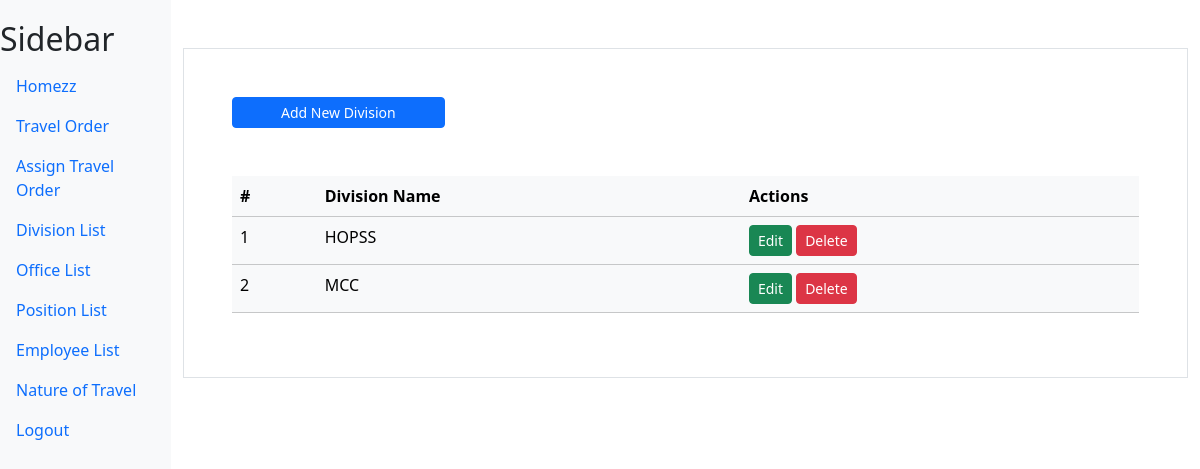
Page /division/ (signed in) on the earlier database version.
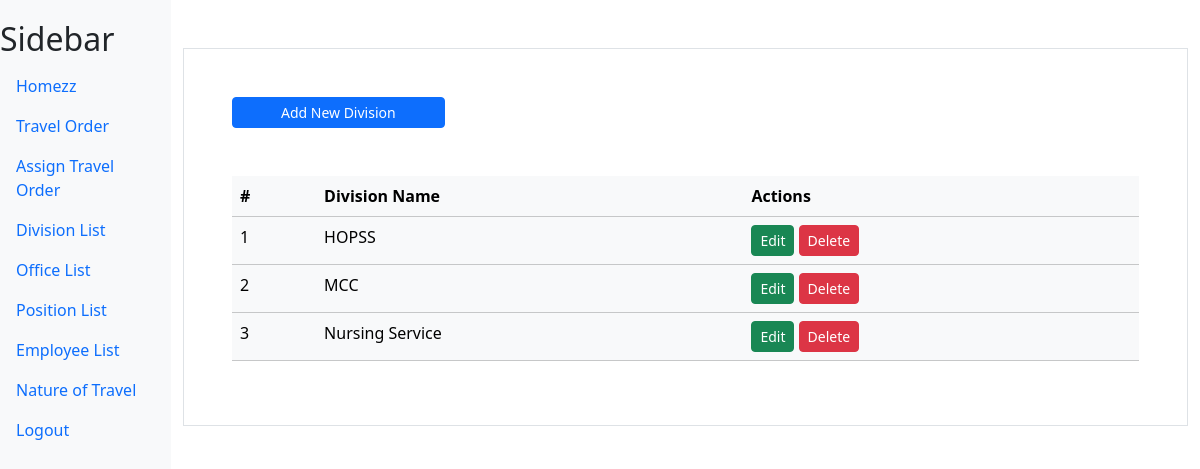
Same page on the later database version.
### myapp/models.py (models this page shows)
class Division(models.Model):
    division_name = models.CharField(max_length=100, verbose_name="Division")

### myapp/views.py (the view, shortened to what this page needs)
# urls.py: path('division/',views.division,name='division'),
@login_required
def division(request):
    division = Division.objects.all()
    context = {"division_list":division}
    return render(request,'myapp/division.html',context)

### myapp/templates/myapp/division.html (shortened to what this page needs)
{% extends "myapp/base.html" %}
{% block content %}
<div class="container mt-5 p-5 border">
    <div class="">
        <a href="" class="btn btn-primary px-5 btn-sm" data-bs-toggle="modal" data-bs-target="#addModal">Add New Division</a>
    </div>
    <table class="table mt-5 table-light">
        <thead>
          <tr>
            <th scope="col">#</th>
            <th scope="col">Division Name</th>
            <th scope="col">Actions</th>
           </tr>
        </thead>
        <tbody>
          {%for div in division_list%}
          <tr>
            <td>{{forloop.counter}}</td>
            <td>{{div.division_name}}</td>
            <td>
                <a href="" class="btn btn-success btn-sm" data-bs-toggle="modal" data-bs-target="#updateModal_{{div.id}}">Edit</a>
                <a href="" class="btn btn-danger btn-sm" data-bs-toggle="modal" data-bs-target="#deleteModal_{{div.id}}">Delete</a>
            </td>
          </tr>
          {%endfor%}
        </tbody>
      </table>
</div>
{% endblock content %}

Differences in the rows shown:
added Division: division_name "Nursing Service"
